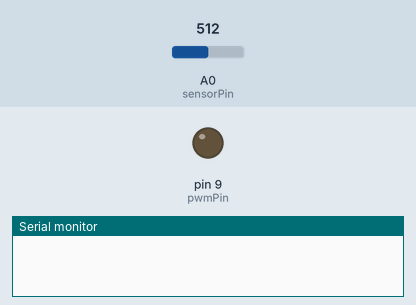
The sketch below on a simulated Arduino Uno, built with avr-gcc and run on an emulated ATmega328P. Shown: output pins drawn as LEDs (lit = HIGH), the last lines printed to the serial monitor. The inputs (shaded band) are chosen by the test bench; at power-on: A0 (sensorPin) = 512.

Above: at 0.15 s.
At 1.4 s:
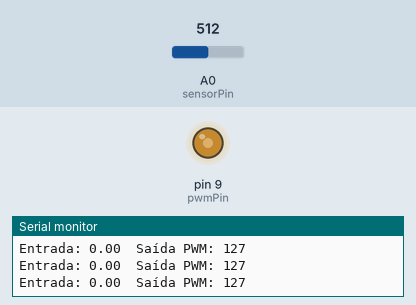
1.5 s: A0 (sensorPin) set to 716
At 1.65 s:
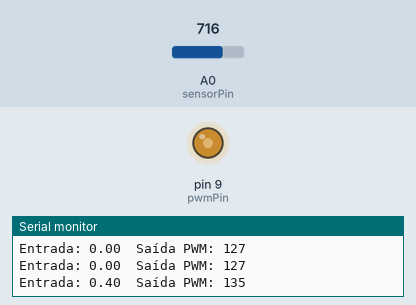
4.5 s: A0 (sensorPin) set to 900
Timing chart, 0 to 12.0 s (numbered marks = the images above; inputs shaded):
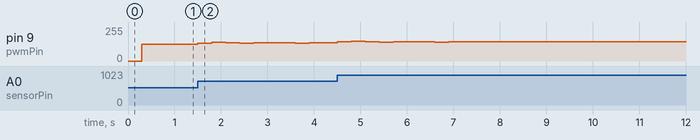

Measured:
- after the input at 1.5 s, pin 9 (pwmPin): 127/255 → 135/255 at once, → 142/255 0.30 s later, → 136/255 0.30 s later, → 132/255 0.30 s later, … (10 changes in this stretch)

The sketch:

leadlag.ino
```cpp
// Definição de pinos
const int sensorPin = A0; // entrada do sensor
const int pwmPin = 9; // saída PWM
// Constantes do controlador
const float b0 = 0.15794;
const float b1 = 0.13351;
const float b2 = 0.00114;
const float a1 = 0.03745;
const float a2 = 0.66996;
// Variáveis para armazenar entradas e saídas passadas
float e[3] = {0.0, 0.0, 0.0}; // erro / entrada
float d[3] = {0.0, 0.0, 0.0}; // saída
// Taxa de amostragem (0.3 segundos)
const unsigned long sampleTime = 300; // em milissegundos
unsigned long lastTime = 0;
void setup() {
pinMode(sensorPin, INPUT);
pinMode(pwmPin, OUTPUT);
Serial.begin(9600); // 9600 rules :)
}
void loop() {
// loop embarcado pra manter tempo de amostragem
if (millis() - lastTime >= sampleTime) {
lastTime = millis();
// Leitura do sensor (normalizando para faixa [-1, 1])
float sensorValue = analogRead(sensorPin);
float e_new = (sensorValue / 1023.0) * 2 - 1;
// novos valores da equação da diferença
float d_new = b0 * e_new + b1 * e[1] + b2 * e[2]
- a1 * d[1] - a2 * d[2];
// Atualiza os valores para a próxima iteração
e[2] = e[1];
e[1] = e_new;
d[2] = d[1];
d[1] = d_new;
// faz regra de 3 pro pwm de saida
int pwmOut = constrain((d_new + 1) * 127.5, 0, 255);
analogWrite(pwmPin, pwmOut);
// Debug no serial monitor
Serial.print("Entrada: "); Serial.print(e_new);
Serial.print("\tSaída PWM: "); Serial.println(pwmOut);
}
}
```
